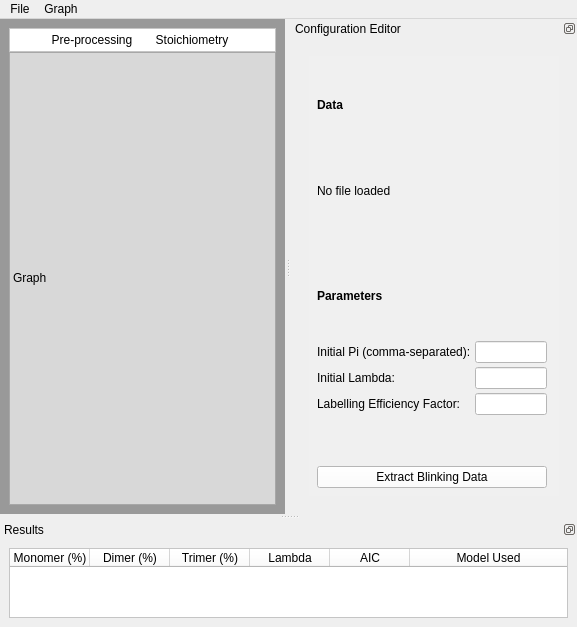
<?xml version="1.0" encoding="UTF-8"?>
<ui version="4.0">
 <class>MainWindow</class>
 <widget class="QMainWindow" name="MainWindow">
  <property name="geometry">
   <rect>
    <x>0</x>
    <y>0</y>
    <width>577</width>
    <height>611</height>
   </rect>
  </property>
  <property name="sizePolicy">
   <sizepolicy hsizetype="Preferred" vsizetype="Preferred">
    <horstretch>0</horstretch>
    <verstretch>0</verstretch>
   </sizepolicy>
  </property>
  <property name="windowTitle">
   <string>Protein Stoichiometry Quantifier</string>
  </property>
  <property name="layoutDirection">
   <enum>Qt::LeftToRight</enum>
  </property>
  <property name="autoFillBackground">
   <bool>false</bool>
  </property>
  <property name="styleSheet">
   <string notr="true"/>
  </property>
  <property name="dockNestingEnabled">
   <bool>false</bool>
  </property>
  <widget class="QWidget" name="centralwidget">
   <property name="enabled">
    <bool>true</bool>
   </property>
   <property name="sizePolicy">
    <sizepolicy hsizetype="Preferred" vsizetype="Preferred">
     <horstretch>0</horstretch>
     <verstretch>0</verstretch>
    </sizepolicy>
   </property>
   <property name="maximumSize">
    <size>
     <width>100000</width>
     <height>100000</height>
    </size>
   </property>
   <property name="layoutDirection">
    <enum>Qt::LeftToRight</enum>
   </property>
   <property name="styleSheet">
    <string notr="true">background-color: rgb(153, 153, 153);</string>
   </property>
   <layout class="QVBoxLayout" name="verticalLayout_7">
    <property name="spacing">
     <number>0</number>
    </property>
    <item>
     <widget class="QFrame" name="frame">
      <property name="styleSheet">
       <string notr="true">background-color: rgb(255, 255, 255);</string>
      </property>
      <property name="frameShape">
       <enum>QFrame::StyledPanel</enum>
      </property>
      <property name="frameShadow">
       <enum>QFrame::Raised</enum>
      </property>
      <layout class="QHBoxLayout" name="horizontalLayout_7">
       <property name="spacing">
        <number>0</number>
       </property>
       <property name="leftMargin">
        <number>0</number>
       </property>
       <property name="topMargin">
        <number>0</number>
       </property>
       <property name="rightMargin">
        <number>0</number>
       </property>
       <property name="bottomMargin">
        <number>0</number>
       </property>
       <item>
        <layout class="QHBoxLayout" name="horizontalLayout_2">
         <property name="spacing">
          <number>0</number>
         </property>
         <property name="topMargin">
          <number>4</number>
         </property>
         <property name="bottomMargin">
          <number>4</number>
         </property>
         <item>
          <widget class="QLabel" name="preprocessingSwitch">
           <property name="maximumSize">
            <size>
             <width>100</width>
             <height>16777215</height>
            </size>
           </property>
           <property name="text">
            <string>Pre-processing</string>
           </property>
           <property name="alignment">
            <set>Qt::AlignCenter</set>
           </property>
          </widget>
         </item>
         <item>
          <widget class="QLabel" name="stoichiometrySwitch">
           <property name="maximumSize">
            <size>
             <width>100</width>
             <height>16777215</height>
            </size>
           </property>
           <property name="text">
            <string>Stoichiometry</string>
           </property>
           <property name="alignment">
            <set>Qt::AlignCenter</set>
           </property>
          </widget>
         </item>
        </layout>
       </item>
      </layout>
     </widget>
    </item>
    <item>
     <widget class="QWidget" name="widget" native="true">
      <property name="maximumSize">
       <size>
        <width>16777215</width>
        <height>16777215</height>
       </size>
      </property>
      <layout class="QHBoxLayout" name="horizontalLayout">
       <property name="spacing">
        <number>0</number>
       </property>
       <property name="leftMargin">
        <number>0</number>
       </property>
       <property name="topMargin">
        <number>0</number>
       </property>
       <property name="rightMargin">
        <number>0</number>
       </property>
       <property name="bottomMargin">
        <number>0</number>
       </property>
       <item>
        <layout class="QVBoxLayout" name="verticalLayout_5">
         <property name="spacing">
          <number>0</number>
         </property>
         <item>
          <widget class="QStackedWidget" name="graphStack">
           <property name="currentIndex">
            <number>1</number>
           </property>
           <widget class="QWidget" name="page_13">
            <layout class="QVBoxLayout" name="verticalLayout_9">
             <property name="spacing">
              <number>0</number>
             </property>
             <property name="leftMargin">
              <number>0</number>
             </property>
             <property name="topMargin">
              <number>0</number>
             </property>
             <property name="rightMargin">
              <number>0</number>
             </property>
             <property name="bottomMargin">
              <number>0</number>
             </property>
             <item>
              <widget class="QLabel" name="label_10">
               <property name="styleSheet">
                <string notr="true">background-color: rgb(216, 216, 216);</string>
               </property>
               <property name="frameShape">
                <enum>QFrame::StyledPanel</enum>
               </property>
               <property name="text">
                <string>&lt;html&gt;&lt;head/&gt;&lt;body&gt;&lt;p&gt;Graph&lt;/p&gt;&lt;/body&gt;&lt;/html&gt;</string>
               </property>
              </widget>
             </item>
             <item>
              <layout class="QVBoxLayout" name="verticalLayout">
               <property name="spacing">
                <number>0</number>
               </property>
               <item>
                <widget class="QWidget" name="graphWidget" native="true">
                 <property name="sizePolicy">
                  <sizepolicy hsizetype="Expanding" vsizetype="Expanding">
                   <horstretch>0</horstretch>
                   <verstretch>0</verstretch>
                  </sizepolicy>
                 </property>
                 <layout class="QVBoxLayout" name="verticalLayout_3">
                  <property name="spacing">
                   <number>0</number>
                  </property>
                  <property name="leftMargin">
                   <number>0</number>
                  </property>
                  <property name="topMargin">
                   <number>0</number>
                  </property>
                  <property name="rightMargin">
                   <number>0</number>
                  </property>
                  <property name="bottomMargin">
                   <number>0</number>
                  </property>
                  <item>
                   <widget class="QLabel" name="label_4">
                    <property name="maximumSize">
                     <size>
                      <width>0</width>
                      <height>0</height>
                     </size>
                    </property>
                    <property name="text">
                     <string/>
                    </property>
                   </widget>
                  </item>
                 </layout>
                </widget>
               </item>
              </layout>
             </item>
            </layout>
           </widget>
           <widget class="QWidget" name="page_14">
            <layout class="QVBoxLayout" name="verticalLayout_13">
             <property name="spacing">
              <number>0</number>
             </property>
             <property name="leftMargin">
              <number>0</number>
             </property>
             <property name="topMargin">
              <number>0</number>
             </property>
             <property name="rightMargin">
              <number>0</number>
             </property>
             <property name="bottomMargin">
              <number>0</number>
             </property>
             <item>
              <widget class="QLabel" name="label_11">
               <property name="styleSheet">
                <string notr="true">background-color: rgb(216, 216, 216);</string>
               </property>
               <property name="frameShape">
                <enum>QFrame::StyledPanel</enum>
               </property>
               <property name="text">
                <string>&lt;html&gt;&lt;head/&gt;&lt;body&gt;&lt;p&gt;Graph&lt;/p&gt;&lt;/body&gt;&lt;/html&gt;</string>
               </property>
              </widget>
             </item>
             <item>
              <layout class="QVBoxLayout" name="localizationGraphSpace">
               <property name="spacing">
                <number>0</number>
               </property>
              </layout>
             </item>
            </layout>
           </widget>
          </widget>
         </item>
        </layout>
       </item>
      </layout>
     </widget>
    </item>
   </layout>
  </widget>
  <widget class="QMenuBar" name="menuBar">
   <property name="geometry">
    <rect>
     <x>0</x>
     <y>0</y>
     <width>577</width>
     <height>18</height>
    </rect>
   </property>
   <widget class="QMenu" name="menuFile">
    <property name="title">
     <string>File</string>
    </property>
    <addaction name="actionLoadLocalization"/>
    <addaction name="actionLoadBlinking"/>
   </widget>
   <widget class="QMenu" name="menuGraph">
    <property name="title">
     <string>Graph</string>
    </property>
    <addaction name="actionGraph_Dataset"/>
   </widget>
   <addaction name="menuFile"/>
   <addaction name="menuGraph"/>
  </widget>
  <widget class="QDockWidget" name="confDock">
   <property name="minimumSize">
    <size>
     <width>201</width>
     <height>424</height>
    </size>
   </property>
   <property name="maximumSize">
    <size>
     <width>300</width>
     <height>524287</height>
    </size>
   </property>
   <property name="features">
    <set>QDockWidget::DockWidgetFloatable|QDockWidget::DockWidgetMovable</set>
   </property>
   <property name="allowedAreas">
    <set>Qt::LeftDockWidgetArea|Qt::RightDockWidgetArea</set>
   </property>
   <property name="windowTitle">
    <string>Configuration Editor</string>
   </property>
   <attribute name="dockWidgetArea">
    <number>2</number>
   </attribute>
   <widget class="QWidget" name="dockWidgetContents_4">
    <layout class="QHBoxLayout" name="horizontalLayout_3">
     <item>
      <widget class="QStackedWidget" name="confStack">
       <property name="currentIndex">
        <number>1</number>
       </property>
       <widget class="QWidget" name="blinkingConf">
        <layout class="QHBoxLayout" name="horizontalLayout_4">
         <item>
          <widget class="QWidget" name="paramWidget" native="true">
           <property name="maximumSize">
            <size>
             <width>250</width>
             <height>16777215</height>
            </size>
           </property>
           <property name="styleSheet">
            <string notr="true">border-color: rgb(106, 106, 106);
background-color: rgb(240, 240, 240);</string>
           </property>
           <layout class="QVBoxLayout" name="verticalLayout_4">
            <property name="spacing">
             <number>4</number>
            </property>
            <property name="leftMargin">
             <number>0</number>
            </property>
            <property name="topMargin">
             <number>0</number>
            </property>
            <property name="rightMargin">
             <number>0</number>
            </property>
            <property name="bottomMargin">
             <number>0</number>
            </property>
            <item>
             <layout class="QVBoxLayout" name="paramLayout">
              <property name="sizeConstraint">
               <enum>QLayout::SetDefaultConstraint</enum>
              </property>
              <property name="leftMargin">
               <number>8</number>
              </property>
              <property name="topMargin">
               <number>8</number>
              </property>
              <property name="rightMargin">
               <number>8</number>
              </property>
              <property name="bottomMargin">
               <number>8</number>
              </property>
              <item>
               <widget class="QLabel" name="label_3">
                <property name="maximumSize">
                 <size>
                  <width>200</width>
                  <height>16777215</height>
                 </size>
                </property>
                <property name="styleSheet">
                 <string notr="true"/>
                </property>
                <property name="text">
                 <string>&lt;html&gt;&lt;head/&gt;&lt;body&gt;&lt;p&gt;&lt;span style=&quot; font-weight:700;&quot;&gt;Data&lt;/span&gt;&lt;/p&gt;&lt;/body&gt;&lt;/html&gt;</string>
                </property>
               </widget>
              </item>
              <item>
               <widget class="QLabel" name="blinkingFilePathLabel">
                <property name="maximumSize">
                 <size>
                  <width>230</width>
                  <height>16777215</height>
                 </size>
                </property>
                <property name="text">
                 <string>No file loaded</string>
                </property>
               </widget>
              </item>
              <item>
               <spacer name="horizontalSpacer_2">
                <property name="orientation">
                 <enum>Qt::Horizontal</enum>
                </property>
                <property name="sizeType">
                 <enum>QSizePolicy::Maximum</enum>
                </property>
                <property name="sizeHint" stdset="0">
                 <size>
                  <width>230</width>
                  <height>20</height>
                 </size>
                </property>
               </spacer>
              </item>
              <item>
               <widget class="QLabel" name="label_2">
                <property name="maximumSize">
                 <size>
                  <width>230</width>
                  <height>16777215</height>
                 </size>
                </property>
                <property name="text">
                 <string>&lt;html&gt;&lt;head/&gt;&lt;body&gt;&lt;p&gt;&lt;span style=&quot; font-weight:700;&quot;&gt;Algorithms&lt;/span&gt;&lt;/p&gt;&lt;/body&gt;&lt;/html&gt;</string>
                </property>
               </widget>
              </item>
              <item>
               <widget class="QGroupBox" name="groupBox">
                <property name="maximumSize">
                 <size>
                  <width>230</width>
                  <height>16777215</height>
                 </size>
                </property>
                <property name="styleSheet">
                 <string notr="true">background-color: rgb(255, 255, 255);</string>
                </property>
                <property name="title">
                 <string>Select Protein Complex Types to Include</string>
                </property>
                <layout class="QVBoxLayout" name="verticalLayout_2">
                 <item>
                  <widget class="QRadioButton" name="radioEM1">
                   <property name="text">
                    <string>Monomer</string>
                   </property>
                  </widget>
                 </item>
                 <item>
                  <widget class="QRadioButton" name="radioEM2">
                   <property name="text">
                    <string>Monomer/Dimer</string>
                   </property>
                  </widget>
                 </item>
                 <item>
                  <widget class="QRadioButton" name="radioEM3">
                   <property name="text">
                    <string>Monomer/Dimer/Trimer</string>
                   </property>
                  </widget>
                 </item>
                </layout>
               </widget>
              </item>
              <item>
               <spacer name="horizontalSpacer">
                <property name="orientation">
                 <enum>Qt::Horizontal</enum>
                </property>
                <property name="sizeType">
                 <enum>QSizePolicy::Maximum</enum>
                </property>
                <property name="sizeHint" stdset="0">
                 <size>
                  <width>230</width>
                  <height>20</height>
                 </size>
                </property>
               </spacer>
              </item>
              <item>
               <widget class="QLabel" name="label">
                <property name="maximumSize">
                 <size>
                  <width>250</width>
                  <height>16777215</height>
                 </size>
                </property>
                <property name="text">
                 <string>&lt;html&gt;&lt;head/&gt;&lt;body&gt;&lt;p&gt;&lt;span style=&quot; font-weight:700;&quot;&gt;Parameters&lt;/span&gt;&lt;/p&gt;&lt;/body&gt;&lt;/html&gt;</string>
                </property>
               </widget>
              </item>
              <item>
               <layout class="QFormLayout" name="formLayout_2">
                <property name="rightMargin">
                 <number>4</number>
                </property>
                <item row="0" column="0">
                 <widget class="QLabel" name="labelPi">
                  <property name="text">
                   <string>Initial Pi (comma-separated):</string>
                  </property>
                 </widget>
                </item>
                <item row="0" column="1">
                 <widget class="QLineEdit" name="inputPi">
                  <property name="maximumSize">
                   <size>
                    <width>100</width>
                    <height>16777215</height>
                   </size>
                  </property>
                  <property name="styleSheet">
                   <string notr="true">background-color: rgb(255, 255, 255);</string>
                  </property>
                 </widget>
                </item>
                <item row="1" column="0">
                 <widget class="QLabel" name="labelLambda">
                  <property name="text">
                   <string>Initial Lambda:</string>
                  </property>
                 </widget>
                </item>
                <item row="1" column="1">
                 <widget class="QLineEdit" name="inputLambda">
                  <property name="maximumSize">
                   <size>
                    <width>100</width>
                    <height>16777215</height>
                   </size>
                  </property>
                  <property name="styleSheet">
                   <string notr="true">background-color: rgb(255, 255, 255);</string>
                  </property>
                 </widget>
                </item>
                <item row="2" column="0">
                 <widget class="QLabel" name="label_6">
                  <property name="text">
                   <string>Labelling Efficiency Factor:</string>
                  </property>
                 </widget>
                </item>
                <item row="2" column="1">
                 <widget class="QLineEdit" name="inputTheta">
                  <property name="maximumSize">
                   <size>
                    <width>100</width>
                    <height>16777215</height>
                   </size>
                  </property>
                  <property name="styleSheet">
                   <string notr="true">background-color: rgb(255, 255, 255);</string>
                  </property>
                 </widget>
                </item>
               </layout>
              </item>
              <item>
               <spacer name="horizontalSpacer_3">
                <property name="orientation">
                 <enum>Qt::Horizontal</enum>
                </property>
                <property name="sizeHint" stdset="0">
                 <size>
                  <width>40</width>
                  <height>20</height>
                 </size>
                </property>
               </spacer>
              </item>
              <item>
               <widget class="QLabel" name="label_7">
                <property name="text">
                 <string>&lt;html&gt;&lt;head/&gt;&lt;body&gt;&lt;p&gt;&lt;span style=&quot; font-weight:600;&quot;&gt;Bootstrapping&lt;/span&gt;&lt;/p&gt;&lt;/body&gt;&lt;/html&gt;</string>
                </property>
               </widget>
              </item>
              <item>
               <layout class="QFormLayout" name="bootstrappingForm">
                <item row="0" column="0">
                 <widget class="QLabel" name="label_8">
                  <property name="text">
                   <string>Replicates:</string>
                  </property>
                 </widget>
                </item>
                <item row="0" column="1">
                 <widget class="QLineEdit" name="replicatesInput">
                  <property name="styleSheet">
                   <string notr="true">background-color: rgb(255, 255, 255);</string>
                  </property>
                  <property name="text">
                   <string>1</string>
                  </property>
                 </widget>
                </item>
                <item row="1" column="0">
                 <widget class="QLabel" name="label_9">
                  <property name="text">
                   <string>Subset Size Factor:</string>
                  </property>
                 </widget>
                </item>
                <item row="1" column="1">
                 <widget class="QLineEdit" name="subsetSizeInput">
                  <property name="styleSheet">
                   <string notr="true">background-color: rgb(255, 255, 255);</string>
                  </property>
                  <property name="text">
                   <string>1</string>
                  </property>
                 </widget>
                </item>
               </layout>
              </item>
              <item>
               <spacer name="horizontalSpacer_4">
                <property name="orientation">
                 <enum>Qt::Horizontal</enum>
                </property>
                <property name="sizeHint" stdset="0">
                 <size>
                  <width>40</width>
                  <height>20</height>
                 </size>
                </property>
               </spacer>
              </item>
              <item>
               <widget class="QPushButton" name="runEMButton">
                <property name="maximumSize">
                 <size>
                  <width>230</width>
                  <height>16777215</height>
                 </size>
                </property>
                <property name="styleSheet">
                 <string notr="true">background-color: rgb(255, 255, 255);</string>
                </property>
                <property name="text">
                 <string>Run EM Algorithm</string>
                </property>
               </widget>
              </item>
             </layout>
            </item>
           </layout>
          </widget>
         </item>
        </layout>
       </widget>
       <widget class="QWidget" name="preprocessingConf">
        <layout class="QVBoxLayout" name="verticalLayout_10">
         <item>
          <widget class="QWidget" name="paramWidget_2" native="true">
           <property name="maximumSize">
            <size>
             <width>250</width>
             <height>16777215</height>
            </size>
           </property>
           <property name="styleSheet">
            <string notr="true">border-color: rgb(106, 106, 106);
background-color: rgb(240, 240, 240);</string>
           </property>
           <layout class="QVBoxLayout" name="verticalLayout_8">
            <property name="spacing">
             <number>4</number>
            </property>
            <property name="leftMargin">
             <number>0</number>
            </property>
            <property name="topMargin">
             <number>0</number>
            </property>
            <property name="rightMargin">
             <number>0</number>
            </property>
            <property name="bottomMargin">
             <number>0</number>
            </property>
            <item>
             <layout class="QVBoxLayout" name="paramLayout_2">
              <property name="sizeConstraint">
               <enum>QLayout::SetDefaultConstraint</enum>
              </property>
              <property name="leftMargin">
               <number>8</number>
              </property>
              <property name="topMargin">
               <number>8</number>
              </property>
              <property name="rightMargin">
               <number>8</number>
              </property>
              <property name="bottomMargin">
               <number>8</number>
              </property>
              <item>
               <widget class="QLabel" name="label_5">
                <property name="maximumSize">
                 <size>
                  <width>200</width>
                  <height>16777215</height>
                 </size>
                </property>
                <property name="styleSheet">
                 <string notr="true"/>
                </property>
                <property name="text">
                 <string>&lt;html&gt;&lt;head/&gt;&lt;body&gt;&lt;p&gt;&lt;span style=&quot; font-weight:700;&quot;&gt;Data&lt;/span&gt;&lt;/p&gt;&lt;/body&gt;&lt;/html&gt;</string>
                </property>
               </widget>
              </item>
              <item>
               <widget class="QLabel" name="localizationFilePathLabel">
                <property name="maximumSize">
                 <size>
                  <width>230</width>
                  <height>16777215</height>
                 </size>
                </property>
                <property name="text">
                 <string>No file loaded</string>
                </property>
               </widget>
              </item>
              <item>
               <spacer name="horizontalSpacer_5">
                <property name="orientation">
                 <enum>Qt::Horizontal</enum>
                </property>
                <property name="sizeType">
                 <enum>QSizePolicy::Maximum</enum>
                </property>
                <property name="sizeHint" stdset="0">
                 <size>
                  <width>230</width>
                  <height>20</height>
                 </size>
                </property>
               </spacer>
              </item>
              <item>
               <widget class="QLabel" name="label_12">
                <property name="maximumSize">
                 <size>
                  <width>250</width>
                  <height>16777215</height>
                 </size>
                </property>
                <property name="text">
                 <string>&lt;html&gt;&lt;head/&gt;&lt;body&gt;&lt;p&gt;&lt;span style=&quot; font-weight:700;&quot;&gt;Parameters&lt;/span&gt;&lt;/p&gt;&lt;/body&gt;&lt;/html&gt;</string>
                </property>
               </widget>
              </item>
              <item>
               <layout class="QFormLayout" name="formLayout_3">
                <property name="rightMargin">
                 <number>4</number>
                </property>
                <item row="0" column="0">
                 <widget class="QLabel" name="labelPi_2">
                  <property name="text">
                   <string>Initial Pi (comma-separated):</string>
                  </property>
                 </widget>
                </item>
                <item row="0" column="1">
                 <widget class="QLineEdit" name="inputPi_2">
                  <property name="maximumSize">
                   <size>
                    <width>100</width>
                    <height>16777215</height>
                   </size>
                  </property>
                  <property name="styleSheet">
                   <string notr="true">background-color: rgb(255, 255, 255);</string>
                  </property>
                 </widget>
                </item>
                <item row="1" column="0">
                 <widget class="QLabel" name="labelLambda_2">
                  <property name="text">
                   <string>Initial Lambda:</string>
                  </property>
                 </widget>
                </item>
                <item row="1" column="1">
                 <widget class="QLineEdit" name="inputLambda_2">
                  <property name="maximumSize">
                   <size>
                    <width>100</width>
                    <height>16777215</height>
                   </size>
                  </property>
                  <property name="styleSheet">
                   <string notr="true">background-color: rgb(255, 255, 255);</string>
                  </property>
                 </widget>
                </item>
                <item row="2" column="0">
                 <widget class="QLabel" name="label_13">
                  <property name="text">
                   <string>Labelling Efficiency Factor:</string>
                  </property>
                 </widget>
                </item>
                <item row="2" column="1">
                 <widget class="QLineEdit" name="inputTheta_2">
                  <property name="maximumSize">
                   <size>
                    <width>100</width>
                    <height>16777215</height>
                   </size>
                  </property>
                  <property name="styleSheet">
                   <string notr="true">background-color: rgb(255, 255, 255);</string>
                  </property>
                 </widget>
                </item>
               </layout>
              </item>
              <item>
               <spacer name="horizontalSpacer_7">
                <property name="orientation">
                 <enum>Qt::Horizontal</enum>
                </property>
                <property name="sizeHint" stdset="0">
                 <size>
                  <width>40</width>
                  <height>20</height>
                 </size>
                </property>
               </spacer>
              </item>
              <item>
               <spacer name="horizontalSpacer_8">
                <property name="orientation">
                 <enum>Qt::Horizontal</enum>
                </property>
                <property name="sizeHint" stdset="0">
                 <size>
                  <width>40</width>
                  <height>20</height>
                 </size>
                </property>
               </spacer>
              </item>
              <item>
               <widget class="QPushButton" name="runExtractionButton">
                <property name="maximumSize">
                 <size>
                  <width>230</width>
                  <height>16777215</height>
                 </size>
                </property>
                <property name="styleSheet">
                 <string notr="true">background-color: rgb(255, 255, 255);</string>
                </property>
                <property name="text">
                 <string>Extract Blinking Data</string>
                </property>
               </widget>
              </item>
             </layout>
            </item>
           </layout>
          </widget>
         </item>
        </layout>
       </widget>
      </widget>
     </item>
    </layout>
   </widget>
  </widget>
  <widget class="QDockWidget" name="dockWidget_2">
   <property name="floating">
    <bool>false</bool>
   </property>
   <property name="features">
    <set>QDockWidget::DockWidgetFloatable|QDockWidget::DockWidgetMovable</set>
   </property>
   <property name="windowTitle">
    <string>Results</string>
   </property>
   <attribute name="dockWidgetArea">
    <number>8</number>
   </attribute>
   <widget class="QWidget" name="dockWidgetContents_5">
    <layout class="QVBoxLayout" name="verticalLayout_6">
     <property name="spacing">
      <number>0</number>
     </property>
     <property name="leftMargin">
      <number>0</number>
     </property>
     <property name="topMargin">
      <number>0</number>
     </property>
     <property name="rightMargin">
      <number>0</number>
     </property>
     <property name="bottomMargin">
      <number>0</number>
     </property>
     <item>
      <widget class="QStackedWidget" name="resultStack">
       <property name="currentIndex">
        <number>0</number>
       </property>
       <widget class="QWidget" name="page_15">
        <layout class="QHBoxLayout" name="horizontalLayout_8">
         <item>
          <widget class="QTableWidget" name="tableWidget">
           <property name="sizePolicy">
            <sizepolicy hsizetype="Expanding" vsizetype="Expanding">
             <horstretch>0</horstretch>
             <verstretch>0</verstretch>
            </sizepolicy>
           </property>
           <property name="minimumSize">
            <size>
             <width>0</width>
             <height>0</height>
            </size>
           </property>
           <property name="styleSheet">
            <string notr="true">background-color: rgb(255, 255, 255);</string>
           </property>
           <property name="rowCount">
            <number>0</number>
           </property>
           <attribute name="horizontalHeaderDefaultSectionSize">
            <number>80</number>
           </attribute>
           <attribute name="horizontalHeaderMinimumSectionSize">
            <number>60</number>
           </attribute>
           <attribute name="horizontalHeaderStretchLastSection">
            <bool>true</bool>
           </attribute>
           <column>
            <property name="text">
             <string>Monomer (%)</string>
            </property>
           </column>
           <column>
            <property name="text">
             <string>Dimer (%)</string>
            </property>
           </column>
           <column>
            <property name="text">
             <string>Trimer (%)</string>
            </property>
           </column>
           <column>
            <property name="text">
             <string>Lambda</string>
            </property>
           </column>
           <column>
            <property name="text">
             <string>AIC</string>
            </property>
           </column>
           <column>
            <property name="text">
             <string>Model Used</string>
            </property>
           </column>
          </widget>
         </item>
        </layout>
       </widget>
       <widget class="QWidget" name="page_16">
        <layout class="QHBoxLayout" name="horizontalLayout_9">
         <item>
          <widget class="QTextEdit" name="blinkListDisplay">
           <property name="readOnly">
            <bool>true</bool>
           </property>
          </widget>
         </item>
        </layout>
       </widget>
      </widget>
     </item>
    </layout>
   </widget>
  </widget>
  <action name="actionLoadBlinking">
   <property name="text">
    <string>Load Blinking Data</string>
   </property>
  </action>
  <action name="actionGraph_Dataset">
   <property name="text">
    <string>Graph Dataset</string>
   </property>
  </action>
  <action name="actionLoadLocalization">
   <property name="text">
    <string>Load Localization Data</string>
   </property>
  </action>
 </widget>
 <resources/>
 <connections/>
</ui>
